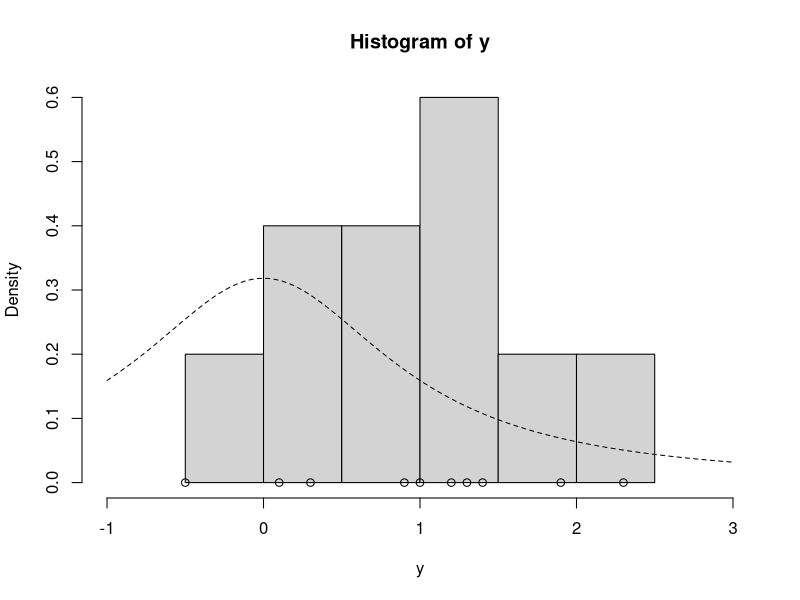
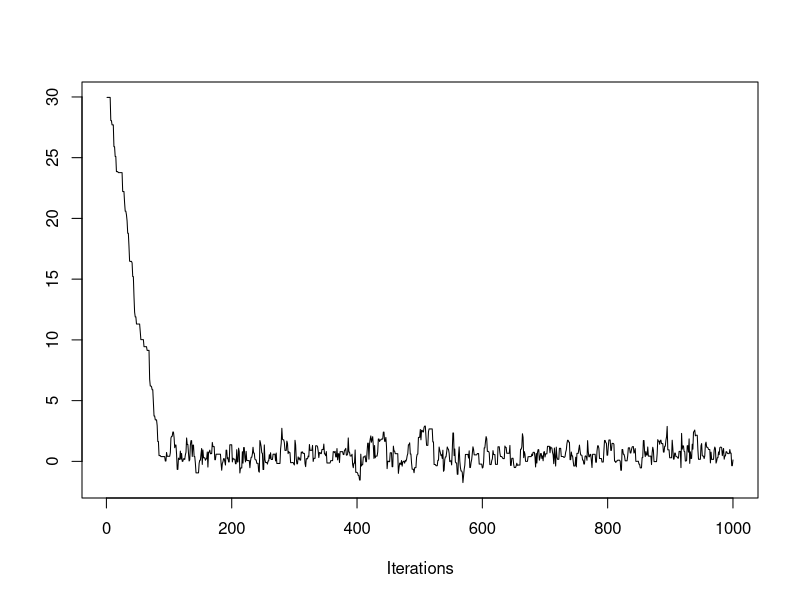
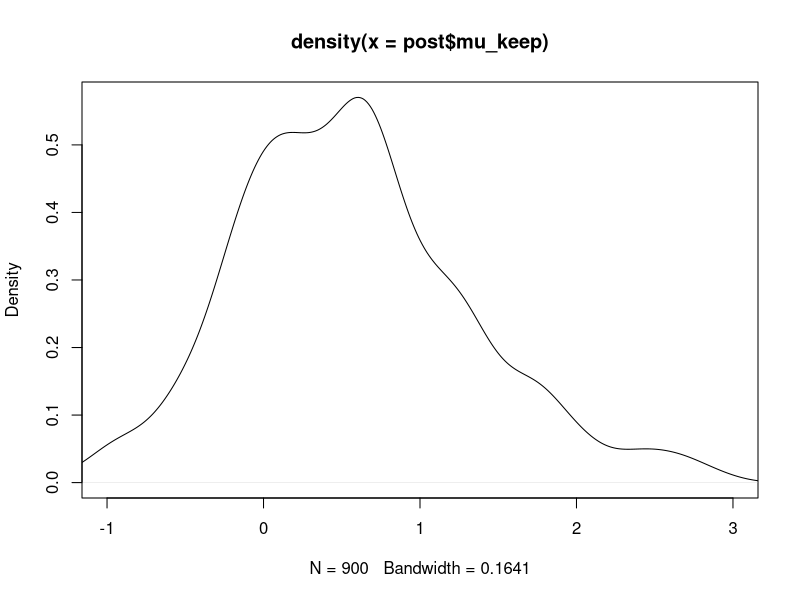

Here is the R script that generated these plots, in order:
lg = function(mu, n, ybar){
	mu2=mu^2
	n = (ybar * mu - mu2 / 2.0)-log(1.0 + mu2)
}
mh=function(n,ybar,n_iter,mu_init,cand_sd){
	mu_out = numeric(n_iter)
	accpt = 0
	mu_now = mu_init
	lg_now = lg(mu=mu_now,n=n,ybar=ybar)

	for(i in 1:n_iter){
		mu_cand = rnorm(1,mean=mu_now,sd=cand_sd)
		
		lg_cand = lg(mu=mu_cand, n=n, ybar =ybar)
		lalpha = lg_cand - lg_now
		alpha = exp(lalpha)

		u=runif(1)
		if( u < alpha) {
			mu_now = mu_cand
			accpt = accpt + 1
			lg_now = lg_cand
		}

		mu_out[i] = mu_now
	}

	list(mu=mu_out,accpt=accpt/n_iter)
}

y = c(1.2,1.4,-0.5,0.3,0.9,2.3,1.0,0.1,1.3,1.9)
ybar = mean(y)
n = length(y)

hist(y,freq=FALSE,xlim=c(-1.0,3.0))
points(y,rep(0.0,n))

curve(dt(x,df=1),lty=2,add=TRUE)



set.seed(43)
post = mh(n=n,ybar=ybar,n_iter=1e3,mu_init=30,cand_sd=1)

##install.packages("coda")
library("coda")

traceplot(as.mcmc(post$mu))




post$mu_keep = post$mu[-c(1:100)]
plot(density(post$mu_keep),xlim=c(-1.0,3.0))


